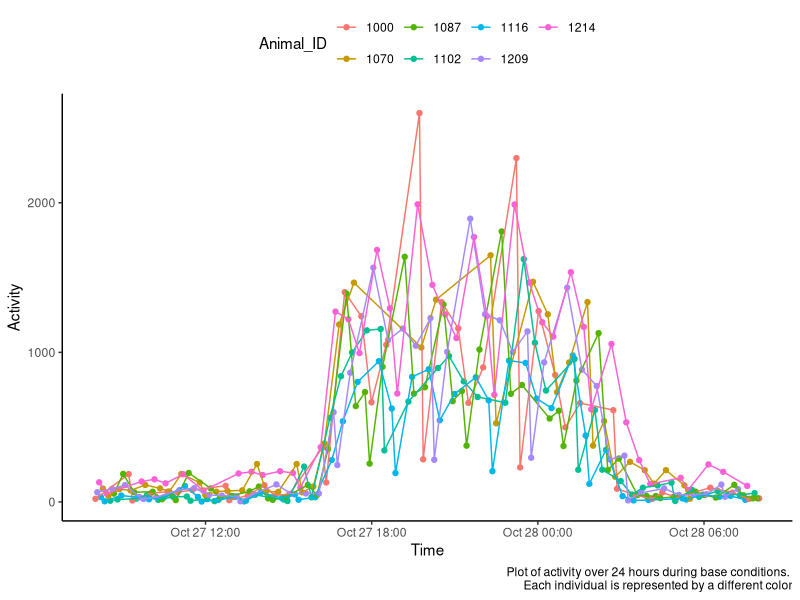
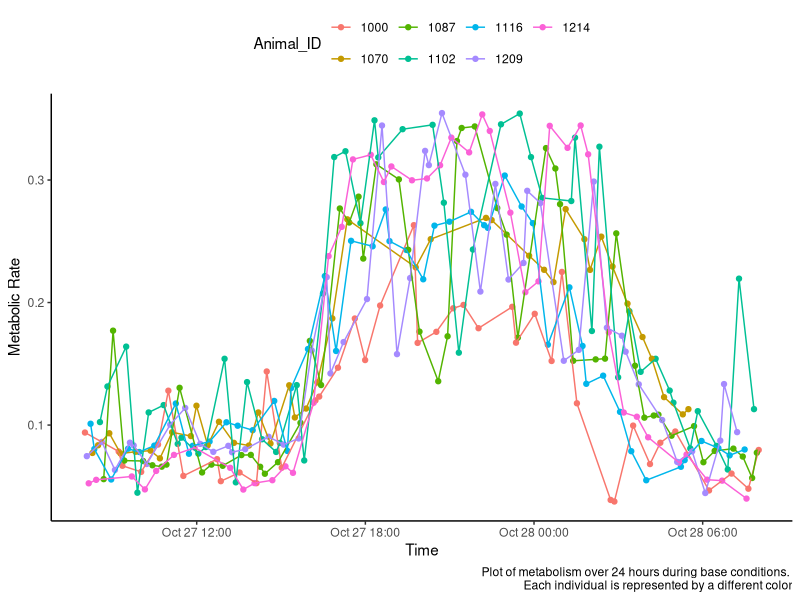
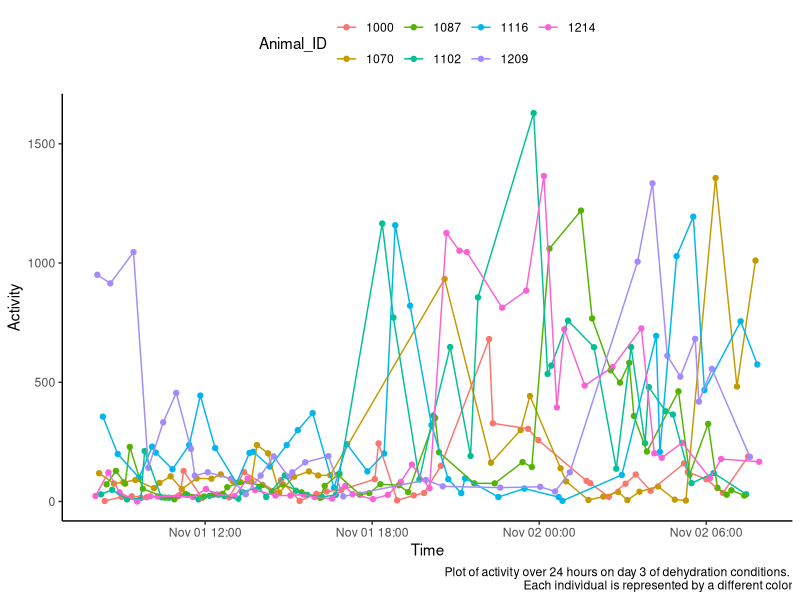
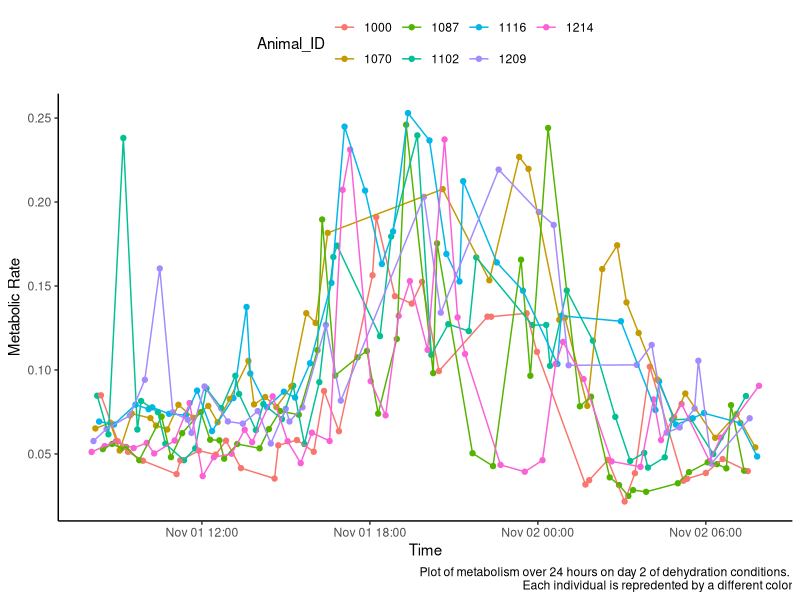
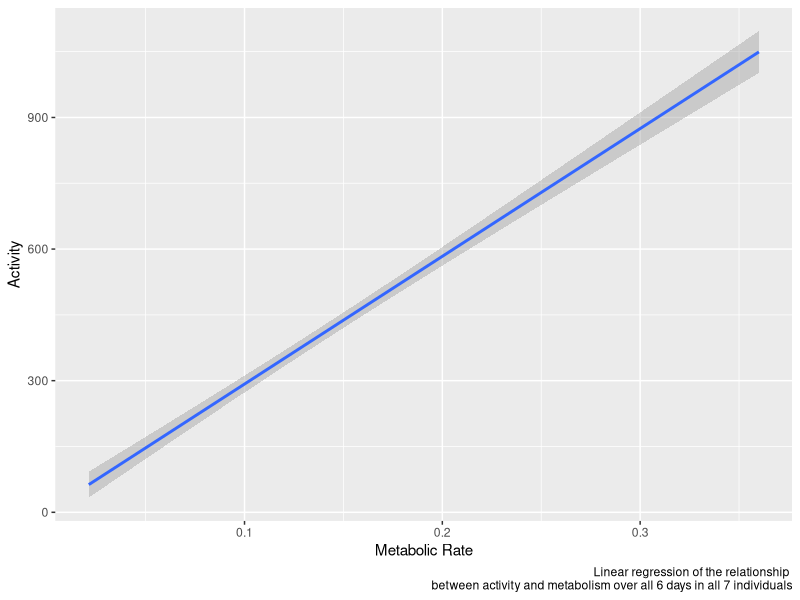
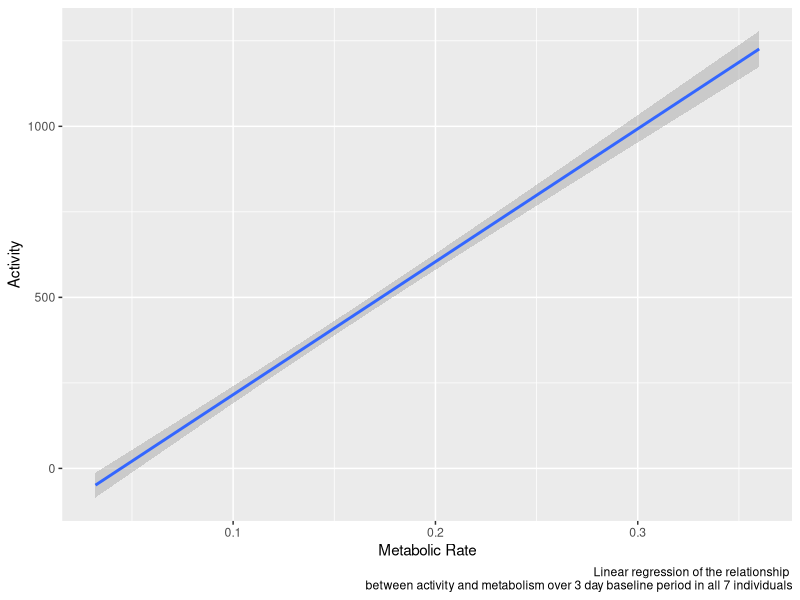
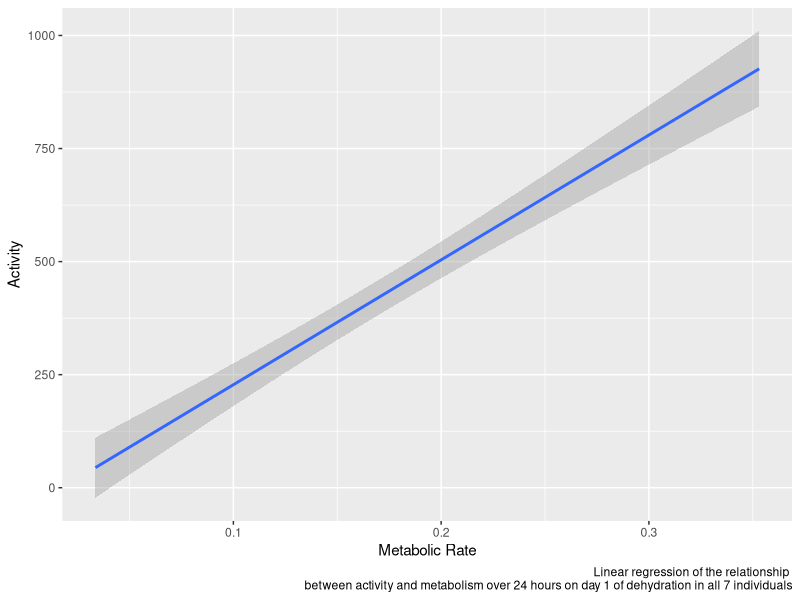
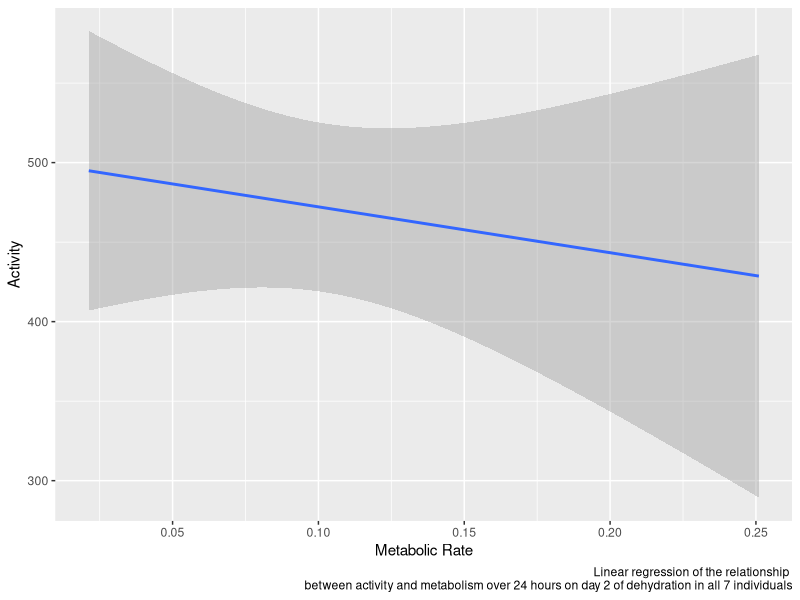

Reproduce these figures in R, in order.
## ---- chunk 1
knitr::opts_chunk$set(echo = TRUE)
## ---- chunk 2

library(ggplot2)
library(lubridate)
library(dplyr)



## ---- chunk 3

lowfat_dehydration <- read.csv("lowfat_dehydration_rep2.csv", stringsAsFactors = TRUE)

## ---- chunk 4
lowfat_dehydration$date <- ymd(lowfat_dehydration$date)

lowfat_dehydration$DateTime <- ymd_hms(lowfat_dehydration$DateTime)

lowfat_dehydration$DateTime <- lubridate::with_tz(lowfat_dehydration$DateTime, "America/New_York")

lowfat_dehydration$time <- hms(lowfat_dehydration$time)

lowfat_dehydration$Animal_ID <- as.character(lowfat_dehydration$Animal_ID)

## ---- chunk 5

# create plot of activity over time during baseline period

datetime.range1 <- interval(as.POSIXct("2022-10-27 12:00:00"), 
                       as.POSIXct("2022-10-28 12:00:00")  
                       ) 

data_d1 <- lowfat_dehydration[lowfat_dehydration$DateTime %within% datetime.range1,]

activity_plot_day1 <- ggplot(data = data_d1, aes(x = DateTime, y = Activity, color = Animal_ID)) + geom_point() + geom_line(aes(group = Animal_ID)) + theme_classic() + theme(legend.position = 'top') + labs(x = "Time", y = "Activity", caption="Plot of activity over 24 hours during base conditions. 
                                                                                                                                                                                                                  Each individual is represented by a different color")

activity_plot_day1

# create plot of metabolism over time during baseline period

metabolism_plot_day1 <- ggplot(data = data_d1, aes(x = DateTime, y = EE, color = Animal_ID)) + geom_point() + geom_line(aes(group = Animal_ID)) + theme_classic() + theme(legend.position = 'top') + labs(x = "Time", y = "Metabolic Rate", caption="Plot of metabolism over 24 hours during base conditions. 
                                                                                                                                                                                                              Each individual is represented by a different color")


metabolism_plot_day1

# create a plot of activity over time after dehydration period

datetime.range2 <- interval(as.POSIXct("2022-11-01 12:00:00"), 
                       as.POSIXct("2022-11-02 12:00:00")  
                       ) 

data_d6 <- lowfat_dehydration[lowfat_dehydration$DateTime %within% datetime.range2,]

activity_plot_d6 <- ggplot(data = data_d6, aes(x = DateTime, y = Activity, color = Animal_ID)) + geom_point() + geom_line(aes(group = Animal_ID)) + theme_classic() + theme(legend.position = 'top') + 
  labs(x = "Time", y = "Activity", caption="Plot of activity over 24 hours on day 3 of dehydration conditions. 
       Each individual is represented by a different color")

activity_plot_d6

# create a plot of metabolism over time after dehydration period

metabolism_plot_d6 <- ggplot(data = data_d6, aes(x = DateTime, y = EE, color = Animal_ID)) + geom_point() + geom_line(aes(group = Animal_ID)) + theme_classic() + theme(legend.position = 'top') + 
  labs(x = "Time", y = "Metabolic Rate", caption="Plot of metabolism over 24 hours on day 2 of dehydration conditions. 
       Each individual is repredented by a different color")


metabolism_plot_d6 

## ---- chunk 6

# making a regression plot of how activity relates to metabolism over the entire period of the study
activity_metabolism_mod <- lm(data = lowfat_dehydration, formula = EE ~ Activity)
modsum1 <- summary(activity_metabolism_mod)

ggplot(data = lowfat_dehydration, aes(x = EE, y = Activity)) +
  geom_smooth(method = 'lm') + labs(x = "Metabolic Rate", y = "Activity", caption = "Linear regression of the relationship 
                                    between activity and metabolism over all 6 days in all 7 individuals")

# making a regression plot of how activity relates to metabolism in the baseline period

datetime.range3 <- interval(as.POSIXct("2022-10-27 12:00:00"), 
                       as.POSIXct("2022-10-30 12:00:00")  
                       ) 

data_baseline <- lowfat_dehydration[lowfat_dehydration$DateTime %within% datetime.range3,]

actmetmod_baseline <- lm(data = data_baseline, formula = EE ~ Activity)
modsum2 <- summary(actmetmod_baseline)

ggplot(data = data_baseline, aes(x = EE, y = Activity)) +
  geom_smooth(method = 'lm') + labs(x = "Metabolic Rate", y = "Activity", caption = "Linear regression of the relationship 
                                    between activity and metabolism over 3 day baseline period in all 7 individuals")

# making a regression plot of how activity related to metabolism on day one of dehydration

datetime.range4 <- interval(as.POSIXct("2022-10-30 12:00:00"), 
                       as.POSIXct("2022-10-31 12:00:00")  
                       ) 

data_d4 <- lowfat_dehydration[lowfat_dehydration$DateTime %within% datetime.range4,]


actmetmod_dehydrated1 <- lm(data = data_d4, formula = EE ~ Activity)
modsum3 <- summary(actmetmod_dehydrated1)

ggplot(data = data_d4, aes(x = EE, y = Activity)) +
  geom_smooth(method = 'lm') + labs(x = "Metabolic Rate", y = "Activity", caption = "Linear regression of the relationship 
                                    between activity and metabolism over 24 hours on day 1 of dehydration in all 7 individuals")

# making a regression plot of how activity related to metabolism on day two of dehydration

datetime.range5 <- interval(as.POSIXct("2022-10-31 12:00:00"), 
                       as.POSIXct("2022-11-01 12:00:00")  
                       ) 

data_d5 <- lowfat_dehydration[lowfat_dehydration$DateTime %within% datetime.range5,]


actmetmod_dehydrated2 <- lm(data = data_d5, formula = EE ~ Activity)
modsum4 <- summary(actmetmod_dehydrated2)

ggplot(data = data_d5, aes(x = EE, y = Activity)) +
  geom_smooth(method = 'lm') + labs(x = "Metabolic Rate", y = "Activity", caption = "Linear regression of the relationship 
                                    between activity and metabolism over 24 hours on day 2 of dehydration in all 7 individuals")

# making a regression plot of how activity relates to metabolism on day 3 days of dehydration
actmetmod_dehydrated3 <- lm(data = data_d6, formula = EE ~ Activity)
modsum5 <- summary(actmetmod_dehydrated3)

ggplot(data = data_d6, aes(x = EE, y = Activity)) +
  geom_smooth(method = 'lm') + labs(x = "Metabolic Rate", y = "Activity", caption = "Linear regression of the relationship 
                                    between activity and metabolism over 24 hours on day 3 of dehydration in all 7 individuals")



## ---- chunk 7

lowfat_dehydration$sex <- as.factor(lowfat_dehydration$sex)

violinplot_overall_activity <- ggplot(lowfat_dehydration, aes(x=sex, y=Activity)) + geom_violin()+ geom_boxplot(width=0.1) + labs(x = "Sex", y = "Activity", caption = "Violin plot comparing activity over the duration of the study in males and females")

violinplot_overall_activity

violinplot_baseline_activity <- ggplot(data = data_baseline, aes(x=sex, y=Activity)) + geom_violin() + geom_boxplot(width=0.1) + labs(x = "Sex", y = "Activity", caption = "Violin plot comparing activity over the baseline period in males and females")

violinplot_baseline_activity

violin_plot_dehydrated_activity <- ggplot(data_d6, aes(x=sex, y=Activity)) + geom_violin() + geom_boxplot(width=0.1) + labs(x = "Sex", y = "Activity", caption = "Violin plot comparing activity on day 3 of dehydration in males and females")


violin_plot_dehydrated_activity

violinplot_overall_metabolism <- ggplot(lowfat_dehydration, aes(x=sex, y=EE)) + geom_violin()+ geom_boxplot(width=0.1) + labs(x = "Sex", y = "Metabolic Rate", caption = "Violin plot comparing metabolic activity over the duration of the study in males and females")

violinplot_overall_metabolism

violinplot_baseline_metabolism <- ggplot(data = data_baseline, aes(x=sex, y=EE)) + geom_violin() + geom_boxplot(width=0.1) + labs(x = "Sex", y = "Metbolic Rate", caption = "Violin plot comparing metabolic activity over the baseline period in males and females")

violinplot_baseline_metabolism

violin_plot_dehydrated_metabolism <- ggplot(data_d6, aes(x=sex, y=EE)) + geom_violin() + geom_boxplot(width=0.1) + labs(x = "Sex", y = "Metabolic Rate", caption = "Violin plot comparing metabolic activity on day 3 of dehydration in males and females")


violin_plot_dehydrated_metabolism
